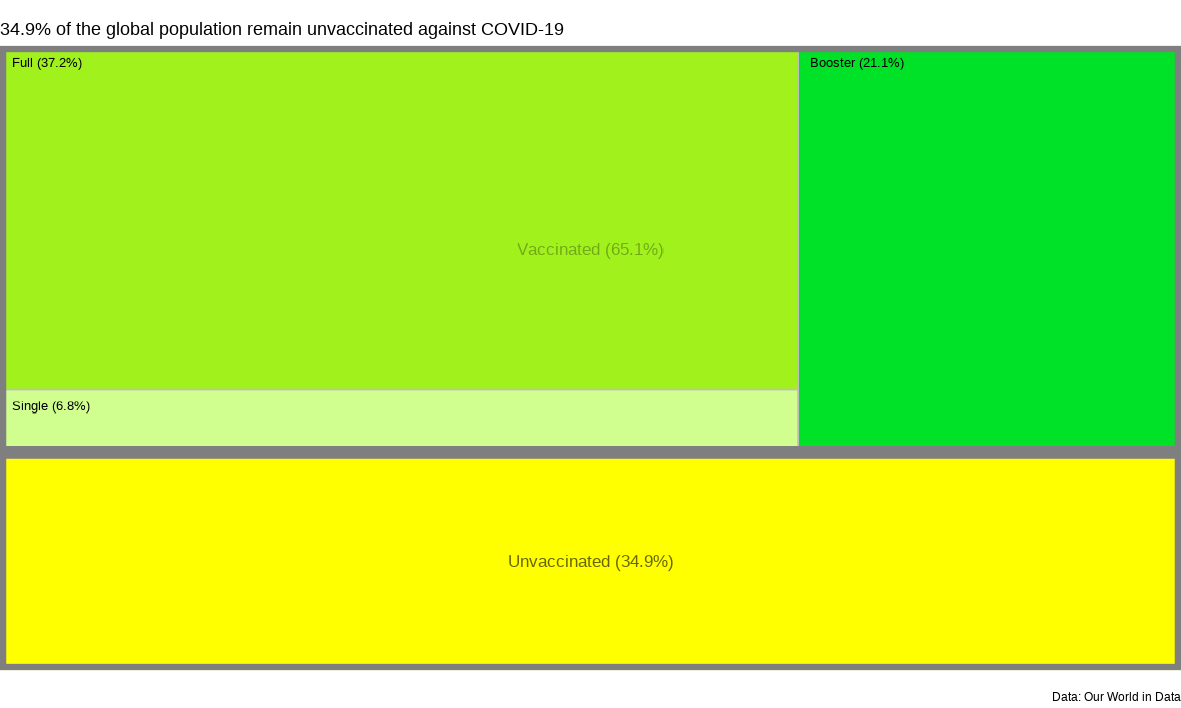

Write the R code that produced this figure.



library(treemapify)

df <- data.frame(vax = c("none", "single", "full", "booster"),
                 grp = c("Unvaccinated (34.9%)", "Vaccinated (65.1%)", "Vaccinated (65.1%)", "Vaccinated (65.1%)"),
                 val = c(100-65.1, 65.1-58.3, 58.3-21.1, 21.1),
                 txt = factor(c("", "Single (6.8%)",
                                "Full (37.2%)", "Booster (21.1%)"),
                              levels = c("", "Single (6.8%)",
                                         "Full (37.2%)", "Booster (21.1%)")))

ggplot(df, aes(area = val, fill = vax, subgroup = grp, label = txt)) +
  geom_treemap(
    layout = "fixed"
    ) +
  geom_treemap_subgroup_border(
    layout = "fixed"
    ) +
  geom_treemap_text(
    layout = "fixed",
    size = 10,
    # family = "EmojiOne"
    ) +
  geom_treemap_subgroup_text(
    layout = "fixed",
    place = "middle",
    colour = c("black", "black", "black", "black"),
    size = 13,
    alpha = c(.6, .3, .3, .3)
    ) +
  scale_fill_manual(
    values = c("#00E227", "#a1f21d", "yellow", "#d0ff8f")
    ) +
  guides(fill = guide_none()) +
  labs(title = "34.9% of the global population remain unvaccinated against COVID-19",
       caption = "Data: Our World in Data") +
  theme_void()

ggsave("01_part_to_whole.png", width = 10, height = 6, units = "cm", dpi = 300)



data.frame(
  x = cos(1:10000) - sin(1:10000)^2 / sqrt(2),
  y = cos(1:10000) * sin(1:10000)
) %>% ggplot(., aes(x, y)) + geom_point() + theme_void()
